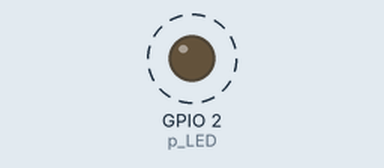
Recording of a sketch running on a simulated ESP32. On the bench: output pins drawn as LEDs (lit = HIGH). Dashed ring = blinking. What the sketch prints to the serial monitor is not drawn.

Above: at 0.13 s.
Timing chart, 0 to 3.0 s (numbered marks = the images above):
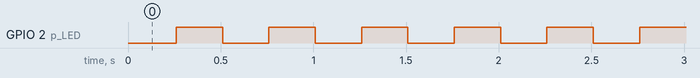

Measured:
- by itself, GPIO 2 (p_LED): alternates HIGH for 0.25 s and LOW for 0.25 s

The sketch:

BusyWaitDemo.ino
```cpp
#include <Ticker.h>

long T_update = 17*1000;
long T_read = 2*1000;
long T_blink = 250;

//long t_last_update = 0;
//long t_last_read = 0;
//long t_last_blink = 0;

Ticker updateTicker;
Ticker readTicker;
Ticker blinkTicker;

const int p_LED = 2;

void setup() {
  // put your setup code here, to run once:
  Serial.begin(115200);
  delay(10);
  Serial.print("Start");

  pinMode(p_LED, OUTPUT);

  updateTicker.attach_ms(T_update, update);
  readTicker.attach_ms(T_read, read);
  blinkTicker.attach_ms(T_blink, blink);
}

// long t_now;

void loop() {
  // put your main code here, to run repeatedly:
//  t_now = millis();
//  if (t_now - t_last_update >= T_update) {
//    t_last_update = t_now;
//    update();
//  }
//
//  if (t_now - t_last_read >= T_read) {
//    t_last_read = t_now;
//    read();
//  }
//
//  if (t_now - t_last_blink >= T_blink){
//    t_last_blink = t_now;
//    blink();
//  }
}

void update() {
  Serial.println("Update");
}

void read() {
  Serial.println("Read");
}

void blink() {
  digitalWrite(p_LED, !digitalRead(p_LED));
}
```
